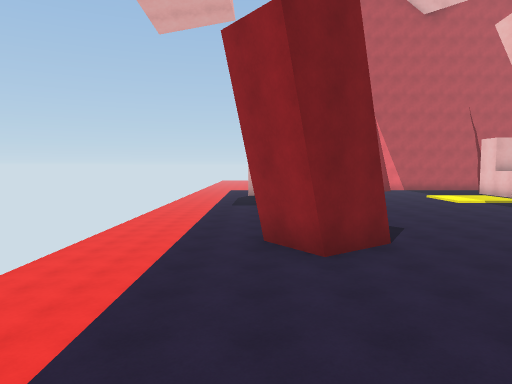
View 1 (above)

24 first-person views from a walk through a 3-D level made in the Unity game engine. The camera is 1.4 m above the floor, tilts 4° down and sees 70° across. The floor is counted in squares, 2 m on a side. Each view is taken from the middle of a square. On the plan, view 1 faces up. The plan holds only what a view shows up to about 11 squares ahead; the rest is blank. The place goes on beyond the plan.

View 2
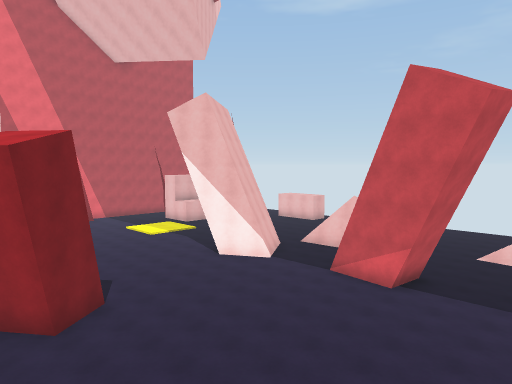

View 3
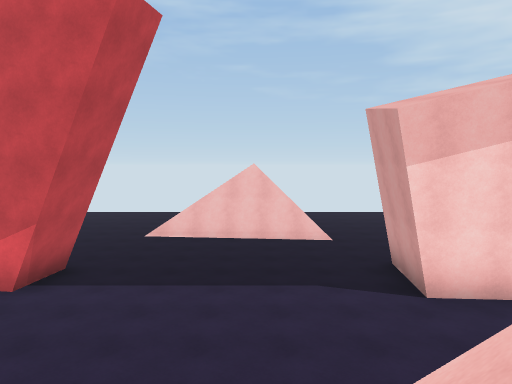

View 4
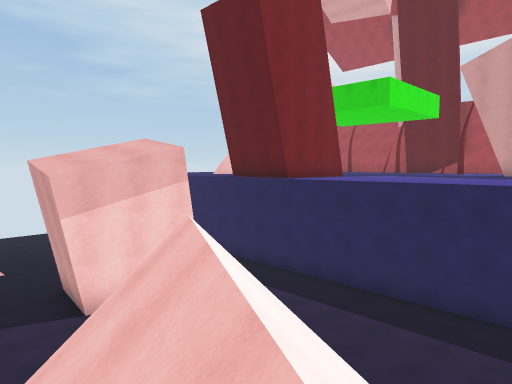

View 5
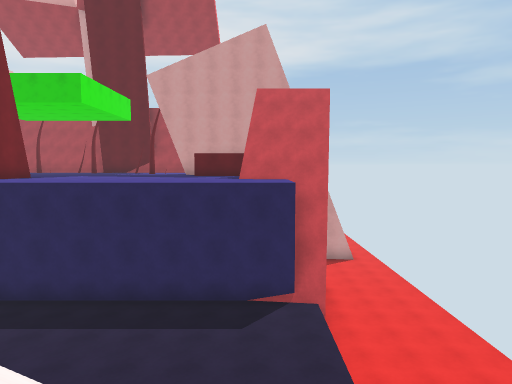

View 6
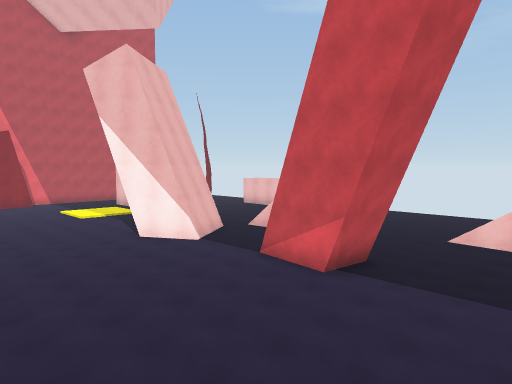

View 7
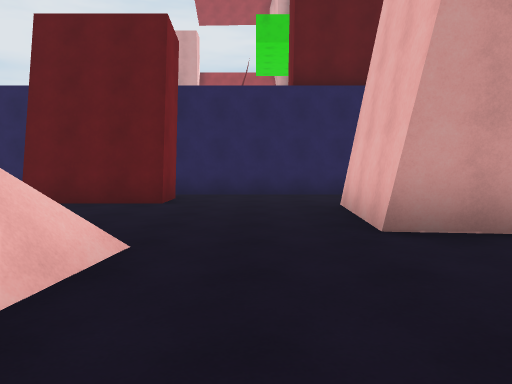

View 8
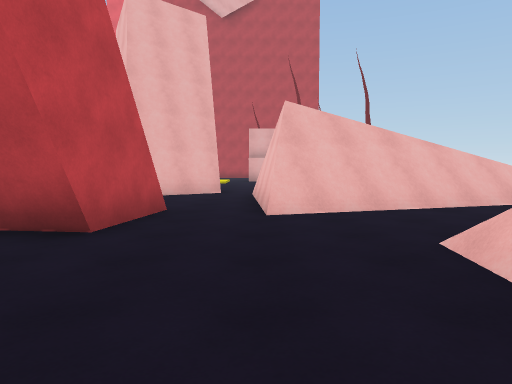

View 9
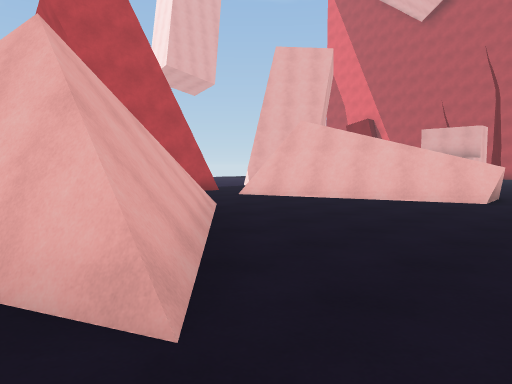

View 10
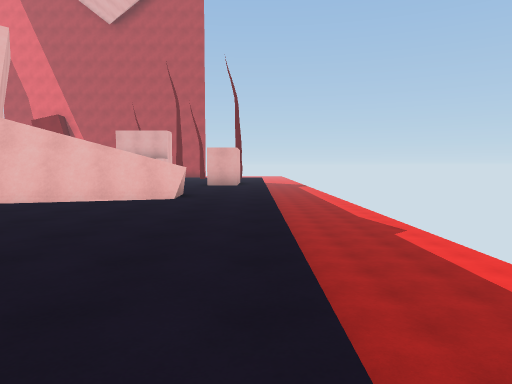

View 11
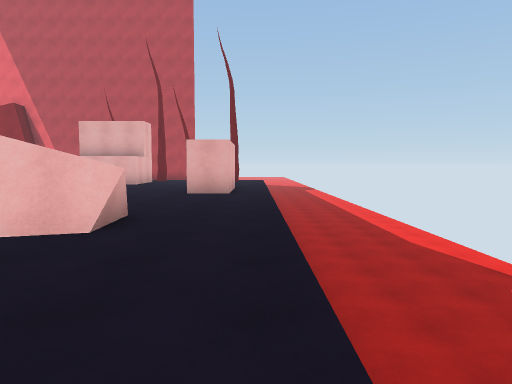

View 12
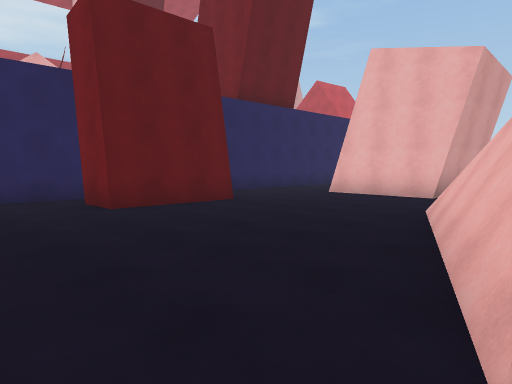

View 13
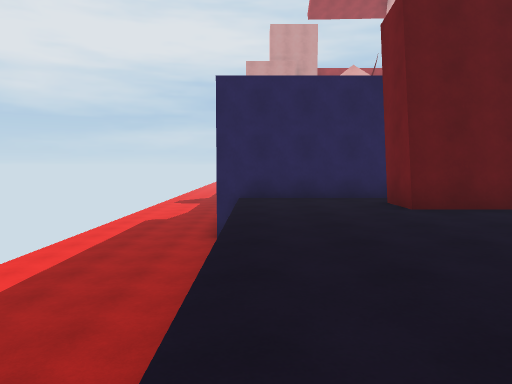

View 14
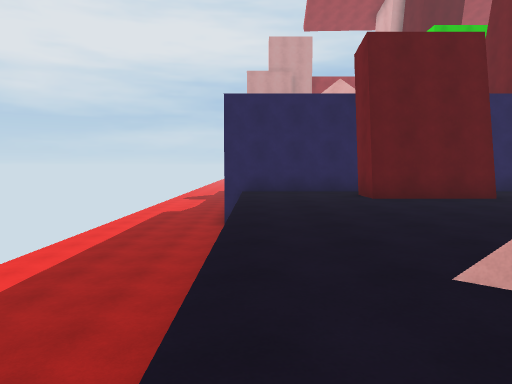

View 15
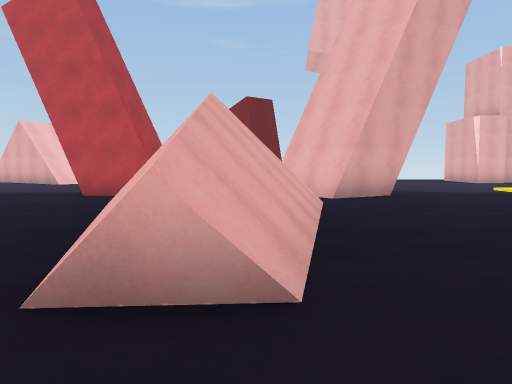

View 16
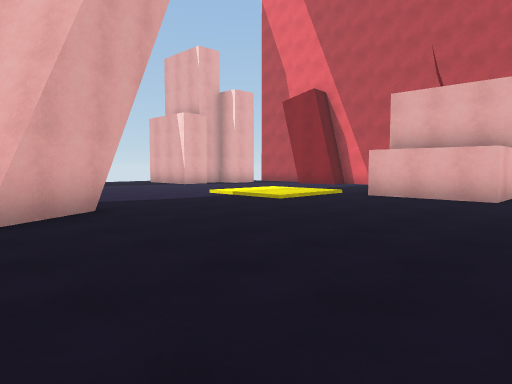

View 17
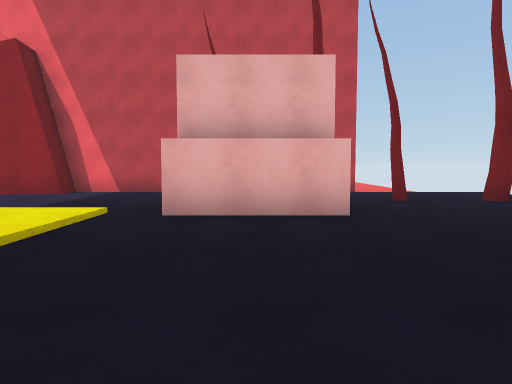

View 18
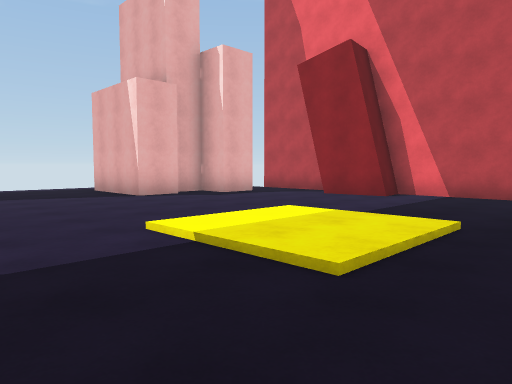

View 19
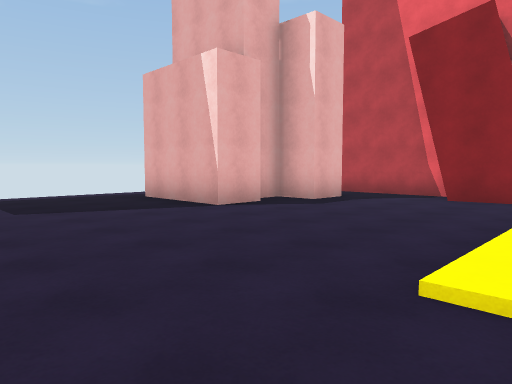

View 20
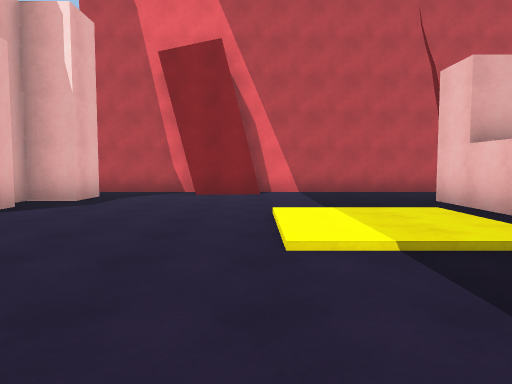

View 21
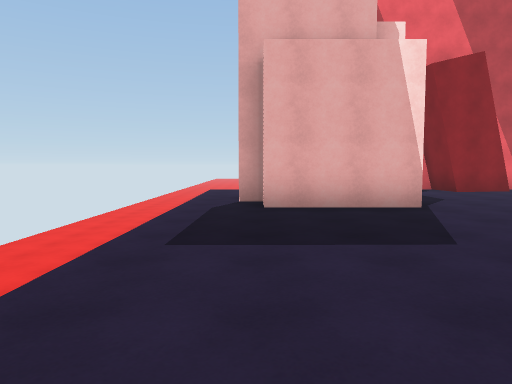

View 22
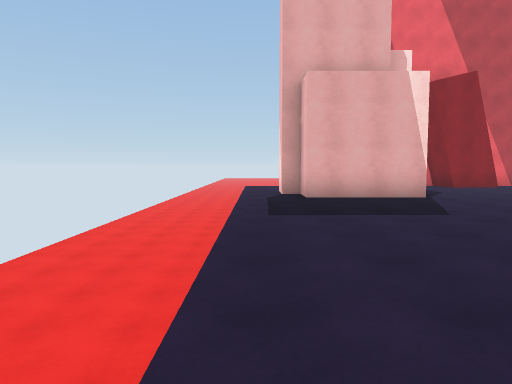

View 23
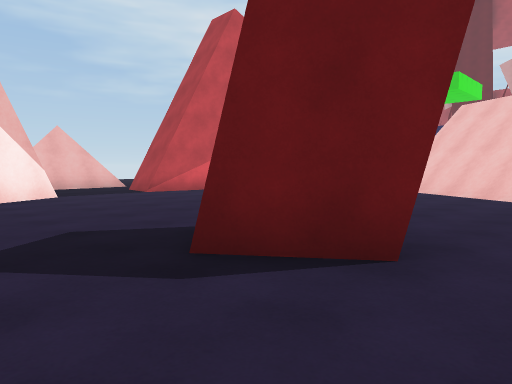

View 24
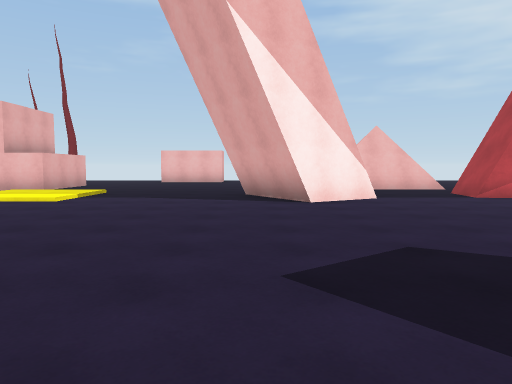

### Floor plan
Key: @ floor where view 1 was taken; # wall or solid block; . main floor; : floor 0.25 m higher than the main floor; - floor 1.75 m lower than the main floor; / step, stairs or slope; = window, fence, low wall or low ledge; O other object.
Columns run from 5 left of view 1 to 22 right of it. Each row starts with its distance up from view 1.
 20 ---     ############...
 19 ---     ...#....O O....
 18 ----.  ##........  .O.O
 17 ----.###........#  ....
 16 ----..##........###...
 15 ----.........::.......
 14 ----.........::......
 13 ----.........//.....
 12 ----..................#.----
 11 ----..................#.----
 10 ----....................----
  9 ----.........##.........----
  8 ----.........###........----
  7 ----..#......##.##......----
  6 ----.###........######..----
  5  ---............######..----
  4   --.............##.....----
  3     .........##.........----
  2     .........##.........----
  1      .............=.....---
  0      @/...........##....--
 -1       /// ........###...
 -2     ///// ........####..
 -3       /// ........###...--
 -4       //. .......=#.....---
 -5            ..##.........----
 -6             .##.........----
 -7     ......    #.........----
 -8 ----........  ....###...----
 -9 ----..............###...----
-10 ----#.............. ....----
-11 ----#####################---
-12 ---                      ---
-13 ---                      ---

Where each view was taken, in squares from view 1:
view 1: 0 up, 0 right, facing up
view 2: 2 down, 1 left, facing up-right
view 3: 2 down, 2 right, facing right
view 4: 2 down, 0 right, facing down-right
view 5: 2 down, 0 right, facing down
view 6: 2 down, 2 right, facing up-right
view 7: 1 down, 11 right, facing down
view 8: 2 down, 11 right, facing up
view 9: 3 down, 18 right, facing up-left
view 10: 3 down, 18 right, facing up
view 11: 1 up, 18 right, facing up
view 12: 2 down, 18 right, facing down-left
view 13: 2 down, 18 right, facing down
view 14: 0 up, 18 right, facing down
view 15: 6 up, 18 right, facing left
view 16: 7 up, 15 right, facing up-left
view 17: 10 up, 12 right, facing up
view 18: 11 up, 11 right, facing up-left
view 19: 11 up, 8 right, facing up-left
view 20: 10 up, 7 right, facing up
view 21: 9 up, 0 right, facing up
view 22: 7 up, 1 left, facing up
view 23: 9 up, 1 left, facing down-right
view 24: 9 up, 0 right, facing right
